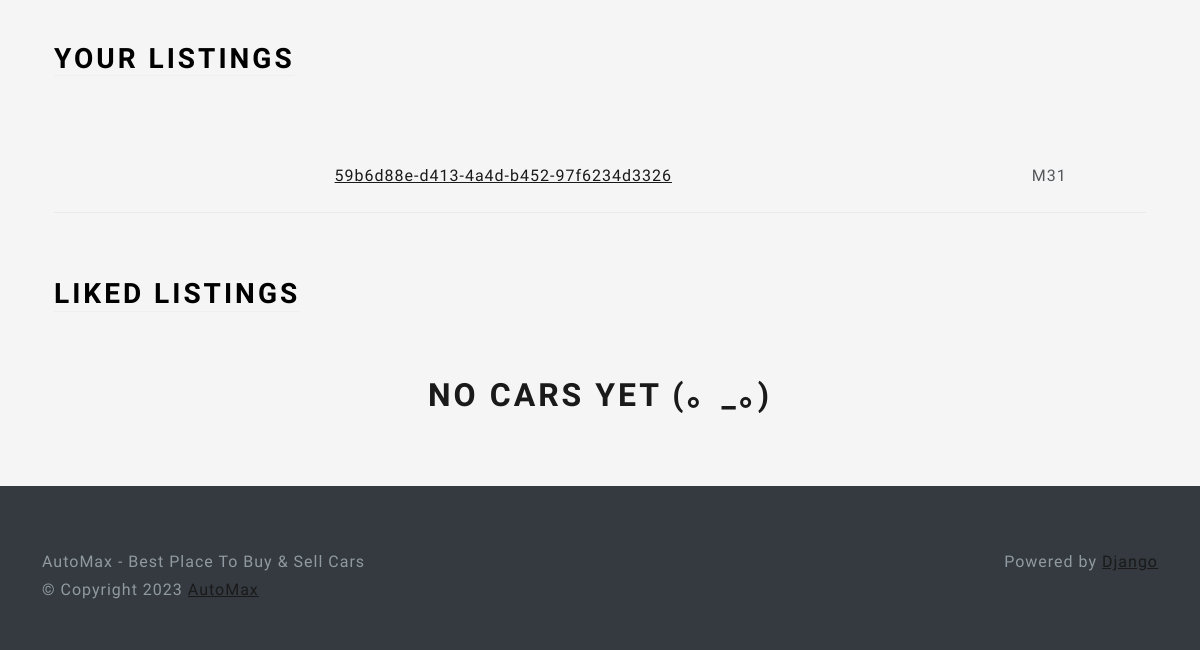
/profile (signed in, lower part), run on an earlier commit of the app's database.
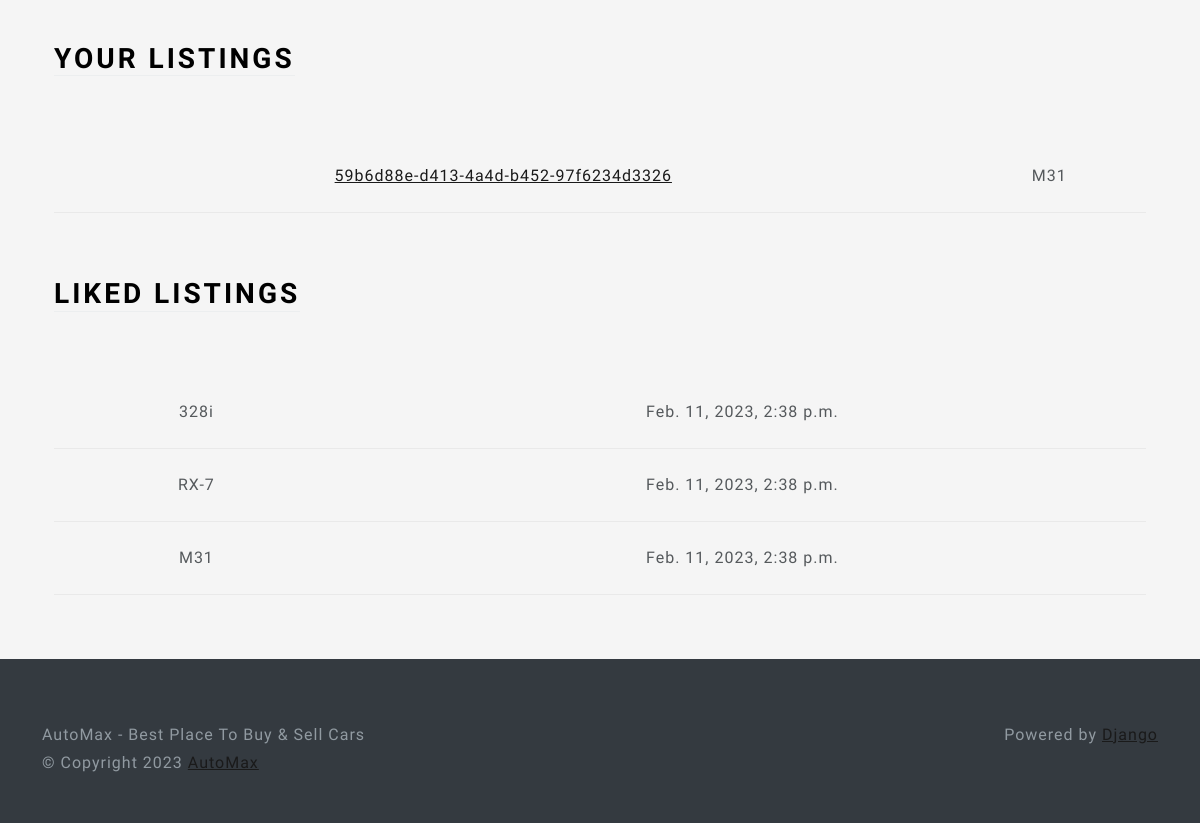
And on a later commit of the database.
### main/models.py (models this page shows, shortened)
class Car(models.Model):
    id = models.UUIDField(primary_key=True, editable=False, unique=True, default=uuid.uuid4)
    title = models.CharField(max_length=100, null=False, default=None)
    description = models.TextField(null=True)
    brand = models.CharField(max_length=24, default=None,choices=CAR_BRANDS)
    model = models.CharField(max_length=64, default=None)
    vin = models.CharField(max_length=17, default=None)
    mileage = models.IntegerField(default=0)
    engine = models.CharField(max_length=24, default=None)
    transmission = models.CharField(max_length=24, choices=TRANSMISSIONS_OPTIONS, default=None)
    color = models.CharField(max_length=24, default=None)
    created_at = models.DateTimeField(auto_now_add=True)
    update_at = models.DateTimeField(auto_now=True)
    location = models.OneToOneField(Location, on_delete=models.SET_NULL, null=True)
    image = models.ImageField(upload_to=upload_image, null=True, blank=True)
    seller = models.ForeignKey(Profile, on_delete=models.CASCADE)

class UsersLikedCars(models.Model):
    profile = models.ForeignKey(Profile, on_delete=models.CASCADE)
    car = models.ForeignKey(Car, on_delete=models.CASCADE)
    liked_date = models.DateTimeField(auto_now_add=True, blank=True, null=True)

### users/views.py (the view, shortened to what this page needs)
# urls.py: path("profile", ProfileView.as_view(), name='profile'),
@method_decorator(login_required, name='dispatch')
class ProfileView(View):
    def get(self, request):
        user_id = request.user.id
        user_profile = Profile.objects.filter(user=user_id).get()
        location_form = LocationForm(instance=user_profile.location)
        profile_form = ProfileForm(instance=user_profile)
        user_form = ProfileUserForm(instance=request.user)
        user_cars_list = Car.objects.filter(seller=user_profile)
        if user_cars_list is None:
            user_cars_list = None
        user_like_list = UsersLikedCars.objects.filter(profile=user_profile)
        if user_like_list is None:
            user_like_list = None
        return render(request, 'views/profile.html', {
            'user_form': user_form,
            'profile_form': profile_form,
            'location_form': location_form,
            'user_cars_list': user_cars_list,
            'user_like_list': user_like_list
        })

### users/widgets.py (called while the page is built)
    def render(self, name, value, attrs=None, **kwargs):
        old_image_html = super().render(name, value, attrs, **kwargs) # get the old html from the FileInput class
        new_image_html = ''
        if value and hasattr(value, 'url'):
            new_image_html = mark_safe(f"<img src='{value.url}' width='200' class='mb-4'/>")  # value here it represent the image so to get the image we should access the url att
        return f'{new_image_html}{old_image_html}'

### users/templates/views/profile.html (shortened to what this page needs)
{% extends 'base/base.html' %}
{% load static %}
{% load crispy_forms_tags %}
{% block 'body' %}
<div class="container-fluid text-center py-5">
    <div class="container px-4">
        <div class="row g-4 py-5">
            <div class="col d-flex align-items-start">
                <div>
                    <h2 class="mb-3 border-bottom" style="color: black">Your Listings</h2>
                </div>
            </div>
        </div>
        <table class="table table-hover">
            <tbody>
                {% if user_cars_list %}
                {% for car in user_cars_list %}
                <tr>
                    <td> <a href="{% url 'car_details' car_id=car.id %}"> {{ car.id }} </a> </td>
                    <td>{{car.model }}</td>
                </tr>
                {% endfor %}
                {% else %}
                <h1>No Cars yet (。_。)</h1>
                {% endif %}
            </tbody>
        </table>
    </div>
    <div class="container px-4">
        <div class="row g-4 py-5">
            <div class="col d-flex align-items-start">
                <div>
                    <h2 class="mb-3 border-bottom" style="color: black">Liked Listings</h2>
                </div>
            </div>
        </div>
        <table class="table table-hover">
            <tbody>
                {% if user_like_list %}
                {% for liked_listing in user_like_list %}
                <tr>
                    <td>{{ liked_listing.car.model }}</td>
                    <td>{{ liked_listing.liked_date }}</td>
                </tr>
                {% endfor %}
                {% else %}
                <h1>No Cars yet (。_。)</h1>
                {% endif %}
            </tbody>
        </table>
    </div>
</div>
{% endblock %}

### main/templates/base/base.html (shortened to what this page needs)
{% load static %}
<!DOCTYPE html>
<html lang="en" class="h-100">
<head>
    <link href="{% static 'css/bootstrap.min.css' %}" rel="stylesheet">
    <link href="{% static 'css/style.css' %}" rel="stylesheet">
</head>
<body>
    {% block 'body' %}
    {% endblock %}
</body>
{% block 'footer' %}
<footer class="footer text-muted bg-dark py-5">
    <div class="container">
        <p class="float-end mb-1">Powered by <a href="https://www.djangoproject.com/">Django</a></p>
        <p class="mb-1">AutoMax - Best Place To Buy & Sell Cars</p>
        <p class="mb-0">© Copyright {% now 'Y' %} <a href="">AutoMax</a></p>
    </div>
</footer>
{% endblock %}
</html>

### main/static/css/style.css (style rules this page uses)
html, body { height: 100%; }
body { align-items: center; padding-bottom: 40px; background-color: #f5f5f5; }
.h2, h2 { color: white; }

What changed in the data, as far as the page shows it:
added UsersLikedCars: car.model "328i", liked_date "Feb. 11, 2023, 2:38 p.m."
added UsersLikedCars: car.model "RX-7", liked_date "Feb. 11, 2023, 2:38 p.m."
added UsersLikedCars: car.model "M31", liked_date "Feb. 11, 2023, 2:38 p.m."
Also different on the page:
text no longer shown: "NO CARS YET (。_。)"
